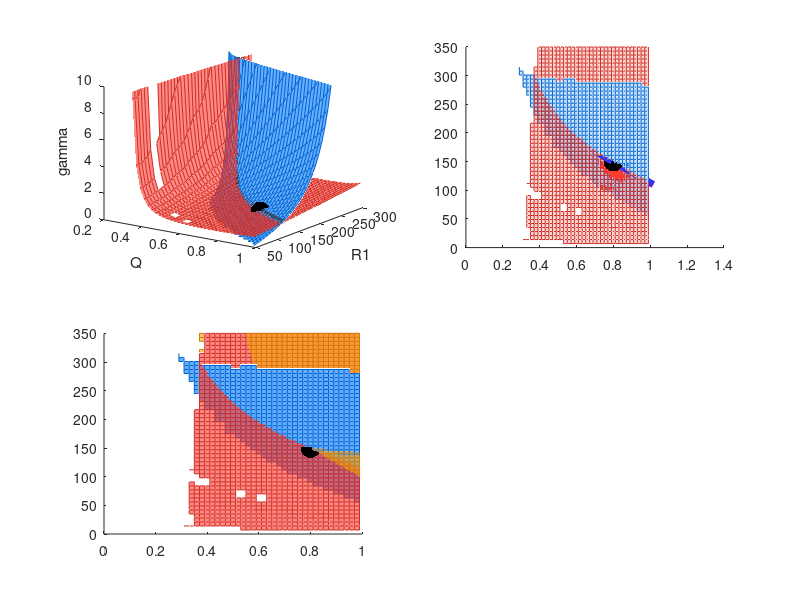

The MATLAB source for this figure: (Note: this script raises an error after producing the figure.)
%% SETUP

red = [255,59,48] / 255;
blue = [0,122,255] / 255;
orange = [255,159,10] / 255;
green = [52,199,89] / 255;
brighten = @(x,f) min(f*x,1);

clf;

%% GREENSPAN

% Load results
load("fig6abc.mat")

%% Figure 4(a) -- All
subplot(2,2,1); cla; hold on;
surf(x1,y1,z1','FaceColor',blue,'EdgeColor',brighten(blue,0.8),'FaceAlpha',0.6);
surf(x2,y2,z2','FaceColor',red,'EdgeColor',brighten(red,0.8),'FaceAlpha',0.6)

% Plot true value and constant likelihood trace
scatter3(p(1),p(2),p(3),200,'k','filled')
plot3(sol1(1,:),sol1(2,:),sol1(3,:),'Color',[0.2,0.2,0.2],'LineWidth',5)
plot3(sol2(1,:),sol2(2,:),sol2(3,:),'Color',[0.2,0.2,0.2],'LineWidth',5)

%% Figure 4(b) -- Linearisation

subplot(2,2,2); cla; hold on;
surf(x1,y1,z1','FaceColor',blue,'EdgeColor',brighten(blue,0.8),'FaceAlpha',0.2);
surf(x2,y2,z2','FaceColor',red,'EdgeColor',brighten(red,0.8),'FaceAlpha',0.2)

% Plot true value and constant likelihood trace
scatter3(p(1),p(2),p(3),200,'k','filled')

% Tangent planes
[x,y] = meshgrid(linspace(-1,1,20));
x = p(1) + 0.1*x;
y = p(2) + 50*y;
z = @(x,y,p,v) -(v(1) * (x - p(1)) + v(2) * (y - p(2))) / v(3) + p(3);

surf(x,y,z(x,y,p,J(2,:)),'FaceColor',blue,'EdgeColor','none');
surf(x,y,z(x,y,p,J(1,:)),'FaceColor',red,'EdgeColor','none');

% Constant likelihood direction
d = d(1:3) / norm(d(1:3));
x = p(1)+40*d(1)*[-1,1];
y = p(2)+40*d(2)*[-1,1];
z = p(3)+40*d(3)*[-1,1];
plot3(x,y,z,'Color',[1.0,0.2,0.2],'LineWidth',5)

% Constant K-lambda direction
n1 = J(1,1:3);
n2 = J(2,1:3);
d2 = cross(n1,n2); d2 = d2 / norm(d2);
x = p(1)+40*d(1)*[-1,1];
y = p(2)+40*d(2)*[-1,1];
z = p(3)+40*d(3)*[-1,1];
plot3(x,y,z,'Color',[0.2,0.2,1.0],'LineWidth',5)

%% Figure 4(c) -- necrotic core

subplot(2,2,3); cla; hold on;
surf(x1,y1,z1','FaceColor',blue,'EdgeColor',brighten(blue,0.8),'FaceAlpha',0.6);
surf(x2,y2,z2','FaceColor',red,'EdgeColor',brighten(red,0.8),'FaceAlpha',0.6)
surf(x3,y3,z3','FaceColor',orange,'EdgeColor',brighten(orange,0.8),'FaceAlpha',0.6)

% Plot true value and constant likelihood trace
scatter3(p(1),p(2),p(3),200,'k','filled')

%% STYLING

for i = 1:3
    subplot(2,2,i)

    % Axis limits and view      
    axis([0.2,1,50,300,0,10])
    view([35,20]);

    % Axis labels
    xlabel("Q");
    ylabel("R1");
    zlabel("gamma");

    % Plot styling
    ax = gca;
    ax.BoxStyle = 'full'; box on; grid on;
    pbaspect([1,1,1])

    % Axis labels
    str = 'abcdef';
    title(sprintf("(%s)",str(i)))
end

%% CUBE AND ZOOM...

cube_x = [0.7,1];
cube_y = [50,200];
cube_z = [0,3];

cube = [cube_x,cube_y,cube_z];

subplot(2,2,3);
axis(cube)

subplot(2,2,2)
plot3([cube_x(1),cube_x(1)],[cube_y(1),cube_y(1)],cube_z,'k')
plot3([cube_x(1),cube_x(1)],[cube_y(2),cube_y(2)],cube_z,'k')
plot3([cube_x(2),cube_x(2)],[cube_y(1),cube_y(1)],cube_z,'k')
plot3([cube_x(2),cube_x(2)],[cube_y(2),cube_y(2)],cube_z,'k')

plot3([cube_x(1),cube_x(1)],cube_y,[cube_z(1),cube_z(1)],'k')
plot3([cube_x(1),cube_x(1)],cube_y,[cube_z(2),cube_z(2)],'k')
plot3([cube_x(2),cube_x(2)],cube_y,[cube_z(1),cube_z(1)],'k')
plot3([cube_x(2),cube_x(2)],cube_y,[cube_z(2),cube_z(2)],'k')

plot3(cube_x,[cube_y(1),cube_y(1)],[cube_z(1),cube_z(1)],'k')
plot3(cube_x,[cube_y(1),cube_y(1)],[cube_z(2),cube_z(2)],'k')
plot3(cube_x,[cube_y(2),cube_y(2)],[cube_z(1),cube_z(1)],'k')
plot3(cube_x,[cube_y(2),cube_y(2)],[cube_z(2),cube_z(2)],'k')


%% RADIAL-DEATH

% Load results
load("fig6d.mat")

% x2,y2,z2 -> matrices for plotting
[Y2,Z2] = meshgrid(y2,z2); X2 = x2';

%% Figure 4(a) -- All
subplot(2,2,4); cla; hold on;
surf(x1(1:2:end),y1(1:2:end),z1(1:2:end,1:2:end)','FaceColor',blue,'EdgeColor',brighten(blue,0.8),'FaceAlpha',0.6);
surf(X2(1:2:end,1:2:end),Y2(1:2:end,1:2:end),Z2(1:2:end,1:2:end),'FaceColor',red,'EdgeColor',brighten(red,0.8),'FaceAlpha',0.6)

% Plot true value and constant likelihood trace
scatter3(p(1),p(2),p(3),200,'k','filled')
plot3(sol1(1,:),sol1(2,:),sol1(3,:),'Color',[0.2,0.2,0.2],'LineWidth',5)
plot3(sol2(1,:),sol2(2,:),sol2(3,:),'Color',[0.2,0.2,0.2],'LineWidth',5)

% Axis
axis([0.9,1.4,0,6,10,200])
view([35,20]);

% Axis labels
xlabel("lambda");
ylabel("zeta");
zlabel("R1");

% Plot styling
ax = gca;
ax.BoxStyle = 'full'; box on; grid on;
pbaspect([1,1,1])

% Title
title("(d)")

%% EXPORT FIGURE 6

% % Set size
% f = gcf;
% f.Position = [1,1,1200,1200];
% 
% % Export
% set(f,'renderer','Painters')
% saveas(f,'fig6','epsc')